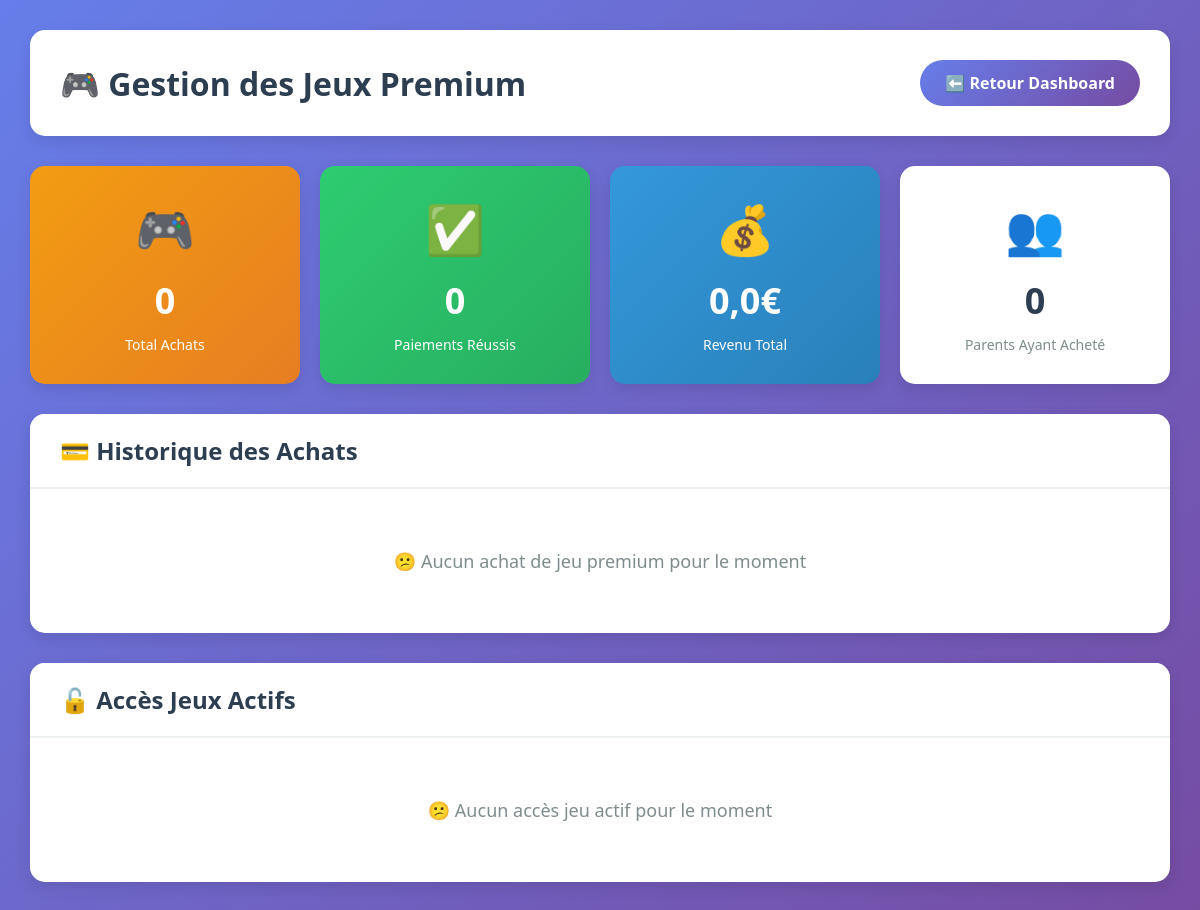
The app's page /admin-dashboard/subscriptions/ (signed in), older data.
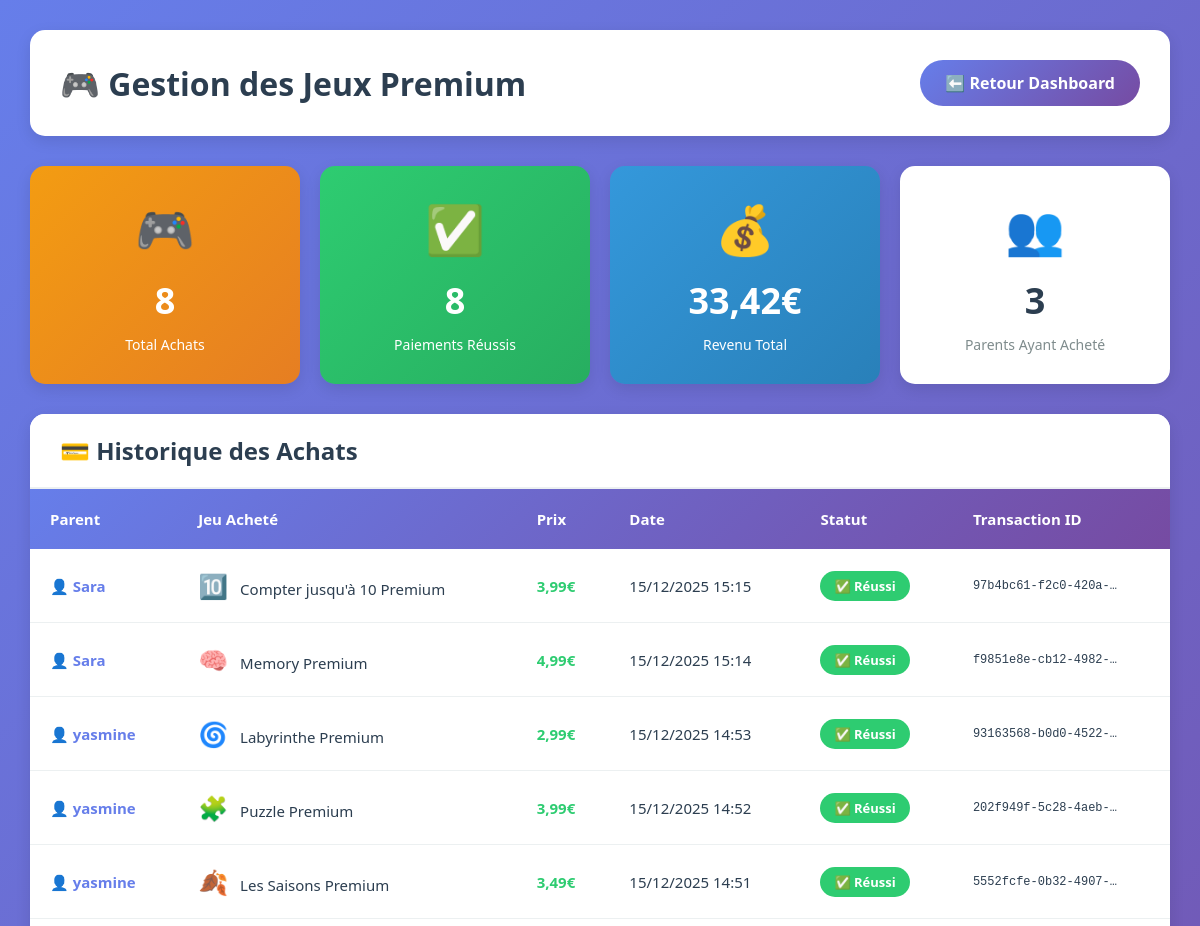
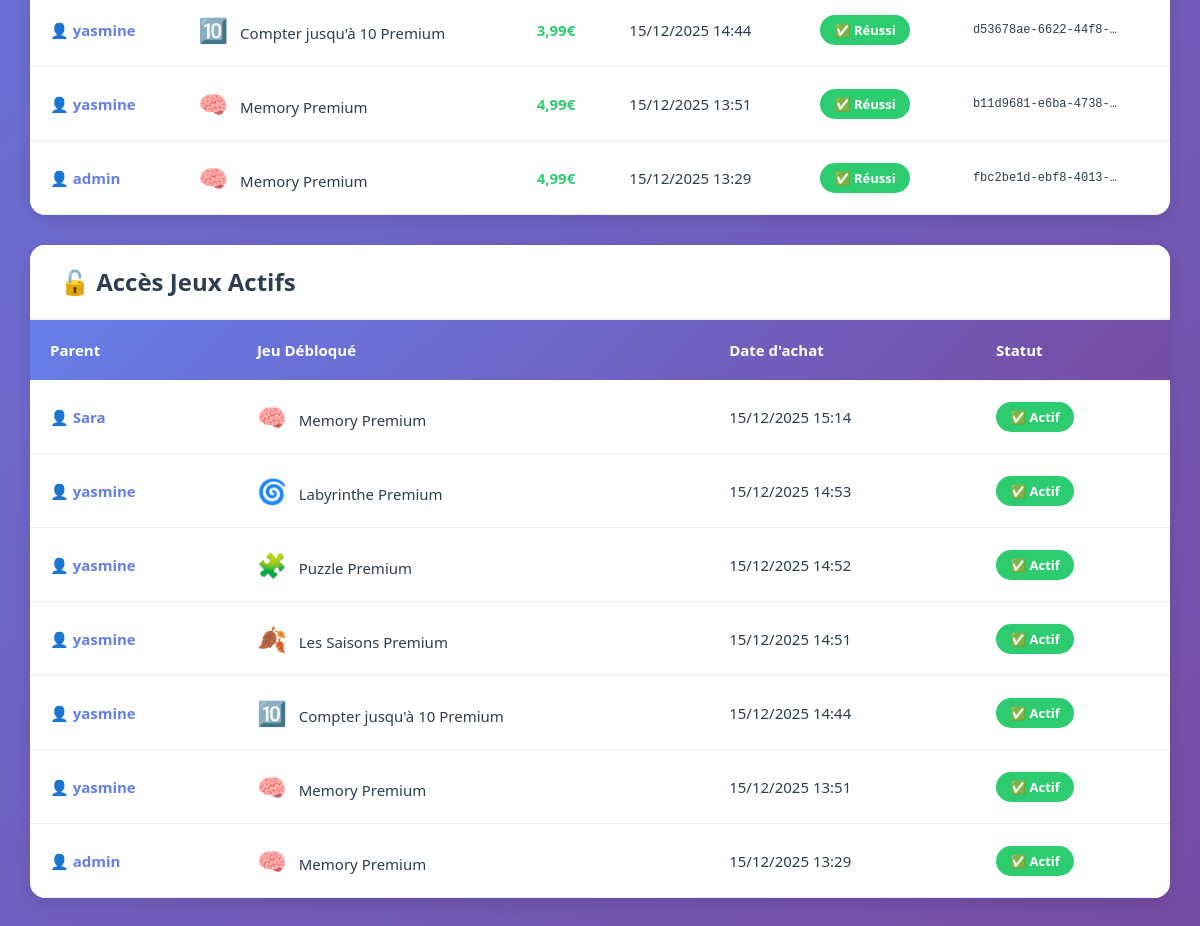
The same page, newer data (2 pictures, top to bottom).
### paiement/models.py (models this page shows, shortened)
class PaiementJeu(models.Model):
    STATUT_CHOICES = [
        ('en_attente', 'En attente'),
        ('reussi', 'Réussi'),
        ('echoue', 'Échoué'),
    ]
    parent = models.ForeignKey(User, on_delete=models.CASCADE, related_name='paiements_jeux')
    jeu_premium = models.ForeignKey(JeuPremium, on_delete=models.CASCADE)
    montant = models.DecimalField(max_digits=6, decimal_places=2)
    statut = models.CharField(max_length=20, choices=STATUT_CHOICES, default='en_attente')
    numero_carte_masque = models.CharField(max_length=19, blank=True, help_text="Ex: **** **** **** 1234")
    nom_carte = models.CharField(max_length=100, blank=True)
    transaction_id = models.CharField(max_length=100, unique=True)
    message_erreur = models.TextField(blank=True, null=True)
    date_paiement = models.DateTimeField(auto_now_add=True)
    class Meta:
        verbose_name = "Paiement Jeu"
        verbose_name_plural = "Paiements Jeux"
        ordering = ['-date_paiement']

class JeuPremium(models.Model):
    JEUX_DISPONIBLES = [
        ('memory', '🧠 Memory'),
        ('compter_10', '🔢 Compter jusqu\'à 10'),
        ('puzzle', '🧩 Puzzle'),
        ('labyrinthe', '🌀 Labyrinthe'),
        ('saisons', '🌻 Les Saisons'),
    ]
    jeu_code = models.CharField(
        max_length=50,
        choices=JEUX_DISPONIBLES,
        unique=True,
        help_text="Code unique du jeu"
    )
    nom = models.CharField(max_length=100)
    description = models.TextField()
    prix = models.DecimalField(max_digits=6, decimal_places=2, default=4.99)
    icone = models.CharField(max_length=10, default='🎮')
    actif = models.BooleanField(default=True, help_text="Jeu disponible à la vente")
    created_at = models.DateTimeField(auto_now_add=True)
    updated_at = models.DateTimeField(auto_now=True)
    class Meta:
        verbose_name = "Jeu Premium"
        verbose_name_plural = "Jeux Premium"
        ordering = ['nom']

class AccesJeu(models.Model):
    parent = models.ForeignKey(User, on_delete=models.CASCADE, related_name='jeux_debloques')
    jeu_premium = models.ForeignKey(JeuPremium, on_delete=models.CASCADE)
    paiement = models.ForeignKey(PaiementJeu, on_delete=models.CASCADE)
    date_achat = models.DateTimeField(auto_now_add=True)
    actif = models.BooleanField(default=True)
    class Meta:
        unique_together = ('parent', 'jeu_premium')
        verbose_name = "Accès Jeu Premium"
        verbose_name_plural = "Accès Jeux Premium"
        ordering = ['-date_achat']

### authen/admin_views.py (the view)
# urls.py: path('admin-dashboard/subscriptions/', admin_subscriptions, name='admin_subscriptions'),
@login_required
@user_passes_test(is_admin)
def admin_subscriptions(request):
    achats_jeux = PaiementJeu.objects.select_related(
        'parent', 'jeu_premium'
    ).order_by('-date_paiement')
    acces_actifs = AccesJeu.objects.filter(
        actif=True
    ).select_related('parent', 'jeu_premium').order_by('-date_achat')
    total_achats = achats_jeux.count()
    achats_reussis = achats_jeux.filter(statut='reussi').count()
    revenu_total = achats_jeux.filter(statut='reussi').aggregate(
        total=Sum('montant')
    )['total'] or 0
    parents_ayant_achete = AccesJeu.objects.values('parent').distinct().count()
    context = {
        'achats_jeux': achats_jeux,
        'acces_actifs': acces_actifs,
        'total_achats': total_achats,
        'achats_reussis': achats_reussis,
        'revenu_total': float(revenu_total),  # Convertir en float pour l'affichage
        'parents_ayant_achete': parents_ayant_achete,
    }
    return render(request, 'authen/admin/subscriptions.html', context)

### authen/admin_views.py (called while the page is built)
def is_admin(user):
    return user.is_staff or user.is_superuser

### authen/templates/authen/admin/subscriptions.html (shortened to what this page needs)
<!DOCTYPE html>
<html lang="fr">
<head>
</head>
<body>
    <div class="container">
        <div class="header">
            <h1>🎮 Gestion des Jeux Premium</h1>
            <a href="{% url 'admin_dashboard' %}" class="btn-back">⬅️ Retour Dashboard</a>
        </div>
        <div class="stats-grid">
            <div class="stat-card premium">
                <div class="icon">🎮</div>
                <div class="number">{{ total_achats }}</div>
                <div class="label">Total Achats</div>
            </div>
            <div class="stat-card success">
                <div class="icon">✅</div>
                <div class="number">{{ achats_reussis }}</div>
                <div class="label">Paiements Réussis</div>
            </div>
            <div class="stat-card info">
                <div class="icon">💰</div>
                <div class="number">{{ revenu_total }}€</div>
                <div class="label">Revenu Total</div>
            </div>
            <div class="stat-card">
                <div class="icon">👥</div>
                <div class="number">{{ parents_ayant_achete }}</div>
                <div class="label">Parents Ayant Acheté</div>
            </div>
        </div>
        <div class="games-table">
            <div class="table-header">
                <h2>💳 Historique des Achats</h2>
            </div>
            {% if achats_jeux %}
            <table>
                <thead>
                    <tr>
                        <th>Parent</th>
                        <th>Jeu Acheté</th>
                        <th>Prix</th>
                        <th>Date</th>
                        <th>Statut</th>
                        <th>Transaction ID</th>
                    </tr>
                </thead>
                <tbody>
                    {% for achat in achats_jeux %}
                    <tr>
                        <td>
                            <a href="{% url 'admin_user_detail' achat.parent.id %}" class="user-link">
                                👤 {{ achat.parent.username }}
                            </a>
                        </td>
                        <td>
                            <span class="game-icon">{{ achat.jeu_premium.icone }}</span>
                            {{ achat.jeu_premium.nom }}
                        </td>
                        <td class="price">{{ achat.montant }}€</td>
                        <td>{{ achat.date_paiement|date:"d/m/Y H:i" }}</td>
                        <td>
                            {% if achat.statut == 'reussi' %}
                                <span class="badge badge-success">✅ Réussi</span>
                            {% elif achat.statut == 'en_attente' %}
                                <span class="badge badge-pending">⏳ En attente</span>
                            {% else %}
                                <span class="badge badge-failed">❌ Échoué</span>
                            {% endif %}
                        </td>
                        <td style="font-family: monospace; font-size: 12px;">
                            {{ achat.transaction_id|truncatechars:20 }}
                        </td>
                    </tr>
                    {% endfor %}
                </tbody>
            </table>
            {% else %}
            <div class="no-data">
                <p>😕 Aucun achat de jeu premium pour le moment</p>
            </div>
            {% endif %}
        </div>
        <div class="games-table">
            <div class="table-header">
                <h2>🔓 Accès Jeux Actifs</h2>
            </div>
            {% if acces_actifs %}
            <table>
                <thead>
                    <tr>
                        <th>Parent</th>
                        <th>Jeu Débloqué</th>
                        <th>Date d'achat</th>
                        <th>Statut</th>
                    </tr>
                </thead>
                <tbody>
                    {% for acces in acces_actifs %}
                    <tr>
                        <td>
                            <a href="{% url 'admin_user_detail' acces.parent.id %}" class="user-link">
                                👤 {{ acces.parent.username }}
                            </a>
                        </td>
                        <td>
                            <span class="game-icon">{{ acces.jeu_premium.icone }}</span>
                            {{ acces.jeu_premium.nom }}
                        </td>
                        <td>{{ acces.date_achat|date:"d/m/Y H:i" }}</td>
                        <td>
                            {% if acces.actif %}
                                <span class="badge badge-success">✅ Actif</span>
                            {% else %}
                                <span class="badge badge-failed">❌ Désactivé</span>
                            {% endif %}
                        </td>
                    </tr>
                    {% endfor %}
                </tbody>
            </table>
            {% else %}
            <div class="no-data">
                <p>😕 Aucun accès jeu actif pour le moment</p>
            </div>
            {% endif %}
        </div>
    </div>
</body>
</html>

### authen/templates/authen/admin/subscriptions.html (style rules this page uses)
* { margin: 0; padding: 0; box-sizing: border-box; }
body { font-family: 'Segoe UI', Tahoma, Geneva, Verdana, sans-serif; background: linear-gradient(135deg, #667eea 0%, #764ba2 100%); min-height: 100vh; padding: 30px; }
.container { max-width: 1400px; margin: 0 auto; }
.header { background: white; padding: 30px; border-radius: 15px; box-shadow: 0 5px 15px rgba(0,0,0,0.1); margin-bottom: 30px; display: flex; justify-content: space-between; align-items: center; }
.header h1 { font-size: 32px; color: #2c3e50; display: flex; align-items: center; gap: 12px; }
.btn-back { padding: 12px 25px; background: linear-gradient(135deg, #667eea 0%, #764ba2 100%); color: white; border: none; border-radius: 25px; text-decoration: none; font-weight: 600; transition: all 0.3s; display: inline-block; }
.stats-grid { display: grid; grid-template-columns: repeat(auto-fit, minmax(250px, 1fr)); gap: 20px; margin-bottom: 30px; }
.stat-card { background: white; padding: 30px; border-radius: 15px; box-shadow: 0 5px 15px rgba(0,0,0,0.1); text-align: center; }
.stat-card .icon { font-size: 48px; margin-bottom: 15px; }
.stat-card .number { font-size: 36px; font-weight: bold; color: #2c3e50; }
.stat-card .label { font-size: 14px; color: #7f8c8d; margin-top: 10px; }
.stat-card.premium { background: linear-gradient(135deg, #f39c12 0%, #e67e22 100%); color: white; }
.stat-card.premium .number, .stat-card.premium .label { color: white; }
.stat-card.success { background: linear-gradient(135deg, #2ecc71 0%, #27ae60 100%); color: white; }
.stat-card.success .number, .stat-card.success .label { color: white; }
.stat-card.info { background: linear-gradient(135deg, #3498db 0%, #2980b9 100%); color: white; }
.stat-card.info .number, .stat-card.info .label { color: white; }
.games-table { background: white; border-radius: 15px; box-shadow: 0 5px 15px rgba(0,0,0,0.1); overflow: hidden; margin-bottom: 30px; }
.table-header { background: white; padding: 20px 30px; border-bottom: 2px solid #ecf0f1; }
.table-header h2 { font-size: 24px; color: #2c3e50; display: flex; align-items: center; gap: 10px; }
table { width: 100%; border-collapse: collapse; }
thead { background: linear-gradient(135deg, #667eea 0%, #764ba2 100%); color: white; }
thead th { padding: 20px; text-align: left; font-weight: 600; font-size: 15px; }
tbody tr { border-bottom: 1px solid #ecf0f1; transition: all 0.3s; }
tbody td { padding: 20px; font-size: 15px; color: #2c3e50; }
.badge { padding: 6px 14px; border-radius: 15px; font-size: 13px; font-weight: 600; display: inline-block; }
.badge-success { background: #2ecc71; color: white; }
.user-link { color: #667eea; text-decoration: none; font-weight: 600; transition: all 0.3s; }
.game-icon { font-size: 24px; margin-right: 8px; }
.price { font-weight: bold; color: #2ecc71; }

Row changes from the older to the newer data that the page shows:
added PaiementJeu: parent.username "Sara", jeu_premium.icone "🔟", jeu_premium.nom "Compter jusqu'à 10 Premium", montant "3,99", date_paiement "15/12/2025 15:15", statut "✅ Réussi", transaction_id "97b4bc61-f2c0-420a-…"
added PaiementJeu: parent.username "Sara", jeu_premium.icone "🧠", jeu_premium.nom "Memory Premium", montant "4,99", date_paiement "15/12/2025 15:14", statut "✅ Réussi", transaction_id "f9851e8e-cb12-4982-…"
added PaiementJeu: parent.username "yasmine", jeu_premium.icone "🌀", jeu_premium.nom "Labyrinthe Premium", montant "2,99", date_paiement "15/12/2025 14:53", statut "✅ Réussi", transaction_id "93163568-b0d0-4522-…"
added PaiementJeu: parent.username "yasmine", jeu_premium.icone "🧩", jeu_premium.nom "Puzzle Premium", montant "3,99", date_paiement "15/12/2025 14:52", statut "✅ Réussi", transaction_id "202f949f-5c28-4aeb-…"
added PaiementJeu: parent.username "yasmine", jeu_premium.icone "🍂", jeu_premium.nom "Les Saisons Premium", montant "3,49", date_paiement "15/12/2025 14:51", statut "✅ Réussi", transaction_id "5552fcfe-0b32-4907-…"
added PaiementJeu: parent.username "yasmine", jeu_premium.icone "🔟", jeu_premium.nom "Compter jusqu'à 10 Premium", montant "3,99", date_paiement "15/12/2025 14:44", statut "✅ Réussi", transaction_id "d53678ae-6622-44f8-…"
added PaiementJeu: parent.username "yasmine", jeu_premium.icone "🧠", jeu_premium.nom "Memory Premium", montant "4,99", date_paiement "15/12/2025 13:51", statut "✅ Réussi", transaction_id "b11d9681-e6ba-4738-…"
added PaiementJeu: parent.username "admin", jeu_premium.icone "🧠", jeu_premium.nom "Memory Premium", montant "4,99", date_paiement "15/12/2025 13:29", statut "✅ Réussi", transaction_id "fbc2be1d-ebf8-4013-…"
added AccesJeu: parent.username "Sara", jeu_premium.icone "🧠", jeu_premium.nom "Memory Premium", date_achat "15/12/2025 15:14", actif "✅ Actif"
added AccesJeu: parent.username "yasmine", jeu_premium.icone "🌀", jeu_premium.nom "Labyrinthe Premium", date_achat "15/12/2025 14:53", actif "✅ Actif"
added AccesJeu: parent.username "yasmine", jeu_premium.icone "🧩", jeu_premium.nom "Puzzle Premium", date_achat "15/12/2025 14:52", actif "✅ Actif"
added AccesJeu: parent.username "yasmine", jeu_premium.icone "🍂", jeu_premium.nom "Les Saisons Premium", date_achat "15/12/2025 14:51", actif "✅ Actif"
added AccesJeu: parent.username "yasmine", jeu_premium.icone "🔟", jeu_premium.nom "Compter jusqu'à 10 Premium", date_achat "15/12/2025 14:44", actif "✅ Actif"
added AccesJeu: parent.username "yasmine", jeu_premium.icone "🧠", jeu_premium.nom "Memory Premium", date_achat "15/12/2025 13:51", actif "✅ Actif"
added AccesJeu: parent.username "admin", jeu_premium.icone "🧠", jeu_premium.nom "Memory Premium", date_achat "15/12/2025 13:29", actif "✅ Actif"
Text that changed along with them:
{{ total_achats }}: "0" → "8"
{{ achats_reussis }}: "0" → "8"
{{ revenu_total }}: "0,0" → "33,42"
{{ parents_ayant_achete }}: "0" → "3"
text no longer shown: "😕 Aucun achat de jeu premium pour le moment 😕 Aucun accès jeu actif pour le moment"
text now shown: "Parent Jeu Acheté Prix Date Statut Transaction ID Parent Jeu Débloqué Date d'achat Statut"
